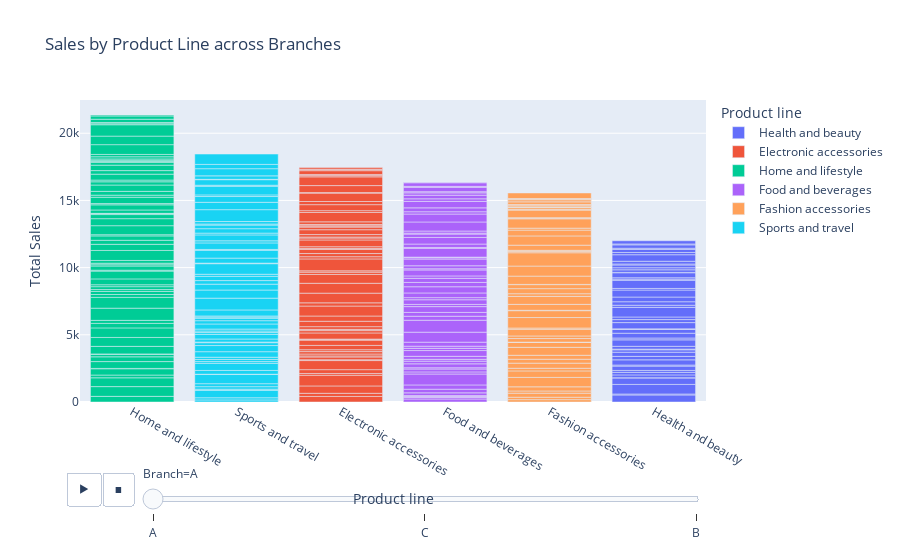

Notebook cell for this chart:
### Markdown cell above
## Animation Plot

### Code cell
# creating animated bar chart
fig = px.bar(df, 
             x="Product line", 
             y="Total", 
             color="Product line",
             animation_frame="Branch",
             title="Sales by Product Line across Branches",
             labels={"Total": "Total Sales"},
             height=500)

fig.update_layout(xaxis={'categoryorder':'total descending'})
fig.show()

### Figure 1 — Plotly figure (JSON) as saved in the notebook; plotly's stock layout.template omitted (floating-point values rounded to 4 significant figures)
{"data": [{"alignmentgroup": "True", "hovertemplate": "Product line=%{x}<br>Branch=A<br>Total Sales=%{y}<extra></extra>", "legendgroup": "Health and beauty", "marker": {"color": "#636efa", "pattern": {"shape": ""}}, "name": "Health and beauty", "offsetgroup": "Health and beauty", "orientation": "v", "showlegend": true, "textposition": "auto", "type": "bar", "x": ["Health and beauty", "Health and beauty", "Health and beauty", "Health and beauty", "Health and beauty", "Health and beauty", "Health and beauty", "Health and beauty", "Health and beauty", "Health and beauty", "Health and beauty", "Health and beauty", "Health and beauty", "Health and beauty", "Health and beauty", "Health and beauty", "Health and beauty", "Health and beauty", "Health and beauty", "Health and beauty", "Health and beauty", "Health and beauty", "Health and beauty", "Health and beauty", "Health and beauty", "Health and beauty", "Health and beauty", "Health and beauty", "Health and beauty", "Health and beauty", "Health and beauty", "Health and beauty", "Health and beauty", "Health and beauty", "Health and beauty", "Health and beauty", "Health and beauty", "Health and beauty", "Health and beauty", "Health and beauty", "Health and beauty", "Health and beauty", "Health and beauty", "Health and beauty", "Health and beauty", "Health and beauty", "Health and beauty"], "xaxis": "x", "y": [522.8, 72.52, 713.8, 482.5, 18.33, 207.3, 190.7, 140.0, 323.2, 79.74, 387.5, 257.1, 310.7, 178.4, 53.45, 206.1, 479.8, 138.7, 356.6, 276.3, 47.4, 465.8, 224.0, 193.2, 716.8, 158.7, 259.7, 350.1, 519.4, 119.5, 599.0, 91.56, 104.8, 372.2, 25, 195.5, 152.6, 206.8, 73.1, 202.7, 486.3, 168, 222, 91.3, 253.9, 70.56, 232.6], "yaxis": "y"}, {"alignmentgroup": "True", "hovertemplate": "Product line=%{x}<br>Branch=A<br>Total Sales=%{y}<extra></extra>", "legendgroup": "Electronic accessories", "marker": {"color": "#EF553B", "pattern": {"shape": ""}}, "name": "Electronic accessories", "offsetgroup": "Electronic accessories", "orientation": "v", "showlegend": true, "textposition": "auto", "type": "bar", "x": ["Electronic accessories", "Electronic accessories", "Electronic accessories", "Electronic accessories", "Electronic accessories", "Electronic accessories", "Electronic accessories", "Electronic accessories", "Electronic accessories", "Electronic accessories", "Electronic accessories", "Electronic accessories", "Electronic accessories", "Electronic accessories", "Electronic accessories", "Electronic accessories", "Electronic accessories", "Electronic accessories", "Electronic accessories", "Electronic accessories", "Electronic accessories", "Electronic accessories", "Electronic accessories", "Electronic accessories", "Electronic accessories", "Electronic accessories", "Electronic accessories", "Electronic accessories", "Electronic accessories", "Electronic accessories", "Electronic accessories", "Electronic accessories", "Electronic accessories", "Electronic accessories", "Electronic accessories", "Electronic accessories", "Electronic accessories", "Electronic accessories", "Electronic accessories", "Electronic accessories", "Electronic accessories", "Electronic accessories", "Electronic accessories", "Electronic accessories", "Electronic accessories", "Electronic accessories", "Electronic accessories", "Electronic accessories", "Electronic accessories", "Electronic accessories", "Electronic accessories", "Electronic accessories", "Electronic accessories", "Electronic accessories", "Electronic accessories", "Electronic accessories", "Electronic accessories", "Electronic accessories", "Electronic accessories", "Electronic accessories"], "xaxis": "x", "y": [413.0, 234.8, 547.9, 796.5, 131.5, 283.9, 675.5, 62.48, 204.8, 79.44, 142.2, 176.5, 140.8, 322.2, 396.4, 28.96, 47.07, 454.8, 174.2, 93.22, 200.9, 402.6, 389.0, 742.2, 238.8, 720.2, 734.7, 657.2, 172.8, 97.16, 886.7, 163.6, 236.1, 310.9, 66.35, 129, 505.4, 145.4, 71.95, 182.1, 361.8, 193.5, 76.82, 83.08, 38.6, 193.4, 696.9, 135.2, 447.1, 234.9, 626.2, 35.82, 522.1, 648.2, 95.15, 84.48, 281.3, 73.26, 41.78, 116.1], "yaxis": "y"}, {"alignmentgroup": "True", "hovertemplate": "Product line=%{x}<br>Branch=A<br>Total Sales=%{y}<extra></extra>", "legendgroup": "Home and lifestyle", "marker": {"color": "#00cc96", "pattern": {"shape": ""}}, "name": "Home and lifestyle", "offsetgroup": "Home and lifestyle", "orientation": "v", "showlegend": true, "textposition": "auto", "type": "bar", "x": ["Home and lifestyle", "Home and lifestyle", "Home and lifestyle", "Home and lifestyle", "Home and lifestyle", "Home and lifestyle", "Home and lifestyle", "Home and lifestyle", "Home and lifestyle", "Home and lifestyle", "Home and lifestyle", "Home and lifestyle", "Home and lifestyle", "Home and lifestyle", "Home and lifestyle", "Home and lifestyle", "Home and lifestyle", "Home and lifestyle", "Home and lifestyle", "Home and lifestyle", "Home and lifestyle", "Home and lifestyle", "Home and lifestyle", "Home and lifestyle", "Home and lifestyle", "Home and lifestyle", "Home and lifestyle", "Home and lifestyle", "Home and lifestyle", "Home and lifestyle", "Home and lifestyle", "Home and lifestyle", "Home and lifestyle", "Home and lifestyle", "Home and lifestyle", "Home and lifestyle", "Home and lifestyle", "Home and lifestyle", "Home and lifestyle", "Home and lifestyle", "Home and lifestyle", "Home and lifestyle", "Home and lifestyle", "Home and lifestyle", "Home and lifestyle", "Home and lifestyle", "Home and lifestyle", "Home and lifestyle", "Home and lifestyle", "Home and lifestyle", "Home and lifestyle", "Home and lifestyle", "Home and lifestyle", "Home and lifestyle", "Home and lifestyle", "Home and lifestyle", "Home and lifestyle", "Home and lifestyle", "Home and lifestyle", "Home and lifestyle", "Home and lifestyle", "Home and lifestyle", "Home and lifestyle", "Home and lifestyle", "Home and lifestyle"], "xaxis": "x", "y": [420.7, 723.5, 655.8, 206.5, 467.7, 25.29, 507.4, 355.4, 193.9, 24.06, 559.7, 664.2, 710.3, 335.5, 226.1, 906.5, 802.9, 214.5, 224.6, 141.6, 217.3, 140.6, 436.9, 579.1, 68.58, 309.9, 95.36, 113.2, 206.5, 745.0, 456.8, 299.7, 324.3, 88.68, 672.0, 522.6, 304.6, 74.07, 18.28, 250.6, 380.7, 95, 471.2, 155.5, 283.0, 470.3, 240.0, 129.1, 439.3, 263.8, 407.4, 203.9, 69.46, 97.94, 92.04, 159.9, 174.2, 727.8, 635.6, 845.6, 75.38, 93.16, 243.0, 240.2, 65.82], "yaxis": "y"}, {"alignmentgroup": "True", "hovertemplate": "Product line=%{x}<br>Branch=A<br>Total Sales=%{y}<extra></extra>", "legendgroup": "Food and beverages", "marker": {"color": "#ab63fa", "pattern": {"shape": ""}}, "name": "Food and beverages", "offsetgroup": "Food and beverages", "orientation": "v", "showlegend": true, "textposition": "auto", "type": "bar", "x": ["Food and beverages", "Food and beverages", "Food and beverages", "Food and beverages", "Food and beverages", "Food and beverages", "Food and beverages", "Food and beverages", "Food and beverages", "Food and beverages", "Food and beverages", "Food and beverages", "Food and beverages", "Food and beverages", "Food and beverages", "Food and beverages", "Food and beverages", "Food and beverages", "Food and beverages", "Food and beverages", "Food and beverages", "Food and beverages", "Food and beverages", "Food and beverages", "Food and beverages", "Food and beverages", "Food and beverages", "Food and beverages", "Food and beverages", "Food and beverages", "Food and beverages", "Food and beverages", "Food and beverages", "Food and beverages", "Food and beverages", "Food and beverages", "Food and beverages", "Food and beverages", "Food and beverages", "Food and beverages", "Food and beverages", "Food and beverages", "Food and beverages", "Food and beverages", "Food and beverages", "Food and beverages", "Food and beverages", "Food and beverages", "Food and beverages", "Food and beverages", "Food and beverages", "Food and beverages", "Food and beverages", "Food and beverages", "Food and beverages", "Food and beverages", "Food and beverages", "Food and beverages"], "xaxis": "x", "y": [223.0, 109.6, 72.72, 71.15, 204.7, 271.4, 318.1, 812.1, 157.0, 215.0, 91.61, 293.9, 201.3, 136.4, 221.6, 428.7, 166.7, 159.1, 298.8, 744.4, 887.9, 298.6, 282.8, 431.9, 164.0, 345.7, 158.2, 349.6, 461.5, 320.5, 307.7, 177.4, 443.3, 86.5, 224.5, 498.9, 98.7, 46.96, 647.7, 68.95, 256.7, 490.3, 250.0, 70.91, 156.6, 674.5, 591.2, 167.5, 291, 483.7, 188.5, 271.0, 173.7, 87.9, 315.4, 80.71, 266.1, 31.84], "yaxis": "y"}, {"alignmentgroup": "True", "hovertemplate": "Product line=%{x}<br>Branch=A<br>Total Sales=%{y}<extra></extra>", "legendgroup": "Fashion accessories", "marker": {"color": "#FFA15A", "pattern": {"shape": ""}}, "name": "Fashion accessories", "offsetgroup": "Fashion accessories", "orientation": "v", "showlegend": true, "textposition": "auto", "type": "bar", "x": ["Fashion accessories", "Fashion accessories", "Fashion accessories", "Fashion accessories", "Fashion accessories", "Fashion accessories", "Fashion accessories", "Fashion accessories", "Fashion accessories", "Fashion accessories", "Fashion accessories", "Fashion accessories", "Fashion accessories", "Fashion accessories", "Fashion accessories", "Fashion accessories", "Fashion accessories", "Fashion accessories", "Fashion accessories", "Fashion accessories", "Fashion accessories", "Fashion accessories", "Fashion accessories", "Fashion accessories", "Fashion accessories", "Fashion accessories", "Fashion accessories", "Fashion accessories", "Fashion accessories", "Fashion accessories", "Fashion accessories", "Fashion accessories", "Fashion accessories", "Fashion accessories", "Fashion accessories", "Fashion accessories", "Fashion accessories", "Fashion accessories", "Fashion accessories", "Fashion accessories", "Fashion accessories", "Fashion accessories", "Fashion accessories", "Fashion accessories", "Fashion accessories", "Fashion accessories", "Fashion accessories", "Fashion accessories", "Fashion accessories", "Fashion accessories", "Fashion accessories"], "xaxis": "x", "y": [175.3, 180.1, 301.4, 163.8, 308.9, 701.4, 483.5, 196.6, 380.0, 292.2, 294.2, 591.7, 375.6, 12.09, 264.5, 194.5, 500.2, 89.28, 778.3, 511.0, 30.62, 440.6, 594.6, 197.0, 378.7, 298.0, 15.5, 618.4, 749.2, 989.8, 89.69, 89.7, 385.1, 687.6, 431.3, 148.6, 693.4, 30.61, 55.45, 560.4, 42.96, 136.1, 19.7, 46.41, 123.8, 52.38, 192.7, 155.8, 21.32, 74.1, 410.7], "yaxis": "y"}, {"alignmentgroup": "True", "hovertemplate": "Product line=%{x}<br>Branch=A<br>Total Sales=%{y}<extra></extra>", "legendgroup": "Sports and travel", "marker": {"color": "#19d3f3", "pattern": {"shape": ""}}, "name": "Sports and travel", "offsetgroup": "Sports and travel", "orientation": "v", "showlegend": true, "textposition": "auto", "type": "bar", "x": ["Sports and travel", "Sports and travel", "Sports and travel", "Sports and travel", "Sports and travel", "Sports and travel", "Sports and travel", "Sports and travel", "Sports and travel", "Sports and travel", "Sports and travel", "Sports and travel", "Sports and travel", "Sports and travel", "Sports and travel", "Sports and travel", "Sports and travel", "Sports and travel", "Sports and travel", "Sports and travel", "Sports and travel", "Sports and travel", "Sports and travel", "Sports and travel", "Sports and travel", "Sports and travel", "Sports and travel", "Sports and travel", "Sports and travel", "Sports and travel", "Sports and travel", "Sports and travel", "Sports and travel", "Sports and travel", "Sports and travel", "Sports and travel", "Sports and travel", "Sports and travel", "Sports and travel", "Sports and travel", "Sports and travel", "Sports and travel", "Sports and travel", "Sports and travel", "Sports and travel", "Sports and travel", "Sports and travel", "Sports and travel", "Sports and travel", "Sports and travel", "Sports and travel", "Sports and travel", "Sports and travel", "Sports and travel", "Sports and travel", "Sports and travel", "Sports and travel", "Sports and travel", "Sports and travel"], "xaxis": "x", "y": [153.9, 161.2, 552.8, 86.38, 186.3, 222.4, 688.8, 15.34, 281.6, 522.6, 133.7, 160.2, 166.3, 412.2, 457.0, 215.3, 45.58, 225.6, 348.5, 139.7, 108.2, 143.3, 379.0, 244.9, 186.4, 88.04, 78.94, 447.4, 877.3, 604.2, 435.7, 265.9, 313.1, 158.1, 787.7, 42.47, 372.8, 580, 63.69, 486.6, 155, 440.2, 133.9, 329.3, 269.0, 77.52, 185.7, 882.8, 548.6, 429.5, 121.7, 641.9, 77.1, 412.4, 25.52, 258.4, 534.4, 319.1, 769.2], "yaxis": "y"}], "layout": {"autosize": true, "barmode": "relative", "legend": {"title": {"text": "Product line"}, "tracegroupgap": 0}, "sliders": [{"active": 0, "currentvalue": {"prefix": "Branch="}, "len": 0.9, "pad": {"b": 10, "t": 60}, "steps": [{"args": [["A"], {"frame": {"duration": 0, "redraw": true}, "fromcurrent": true, "mode": "immediate", "transition": {"duration": 0, "easing": "linear"}}], "label": "A", "method": "animate"}, {"args": [["C"], {"frame": {"duration": 0, "redraw": true}, "fromcurrent": true, "mode": "immediate", "transition": {"duration": 0, "easing": "linear"}}], "label": "C", "method": "animate"}, {"args": [["B"], {"frame": {"duration": 0, "redraw": true}, "fromcurrent": true, "mode": "immediate", "transition": {"duration": 0, "easing": "linear"}}], "label": "B", "method": "animate"}], "x": 0.1, "xanchor": "left", "y": 0, "yanchor": "top"}], "title": {"text": "Sales by Product Line across Branches"}, "updatemenus": [{"buttons": [{"args": [null, {"frame": {"duration": 500, "redraw": true}, "fromcurrent": true, "mode": "immediate", "transition": {"duration": 500, "easing": "linear"}}], "label": "&#9654;", "method": "animate"}, {"args": [[null], {"frame": {"duration": 0, "redraw": true}, "fromcurrent": true, "mode": "immediate", "transition": {"duration": 0, "easing": "linear"}}], "label": "&#9724;", "method": "animate"}], "direction": "left", "pad": {"r": 10, "t": 70}, "showactive": false, "type": "buttons", "x": 0.1, "xanchor": "right", "y": 0, "yanchor": "top"}], "xaxis": {"anchor": "y", "autorange": true, "categoryarray": ["Health and beauty", "Electronic accessories", "Home and lifestyle", "Food and beverages", "Fashion accessories", "Sports and travel"], "categoryorder": "total descending", "domain": [0, 1], "range": [-0.5, 5.5], "title": {"text": "Product line"}, "type": "category"}, "yaxis": {"anchor": "x", "autorange": true, "domain": [0, 1], "range": [0, 22470.0], "title": {"text": "Total Sales"}, "type": "linear"}}}
